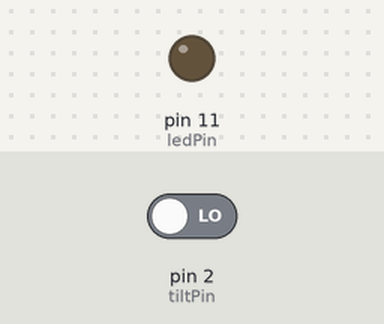
Simulated run of this sketch. Board: Arduino Uno, built with avr-gcc and run on an emulated ATmega328P. Shown: output pins drawn as LEDs (lit = HIGH). Inputs (shaded band) come from the test bench; at power-on: pin 2 (tiltPin) LOW.

Above: at 1.2 s.
1.3 s: pin 2 (tiltPin) driven HIGH
At 2.4 s:
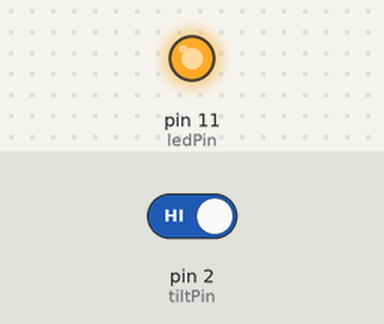
2.8 s: pin 2 (tiltPin) driven LOW
At 3.5 s:
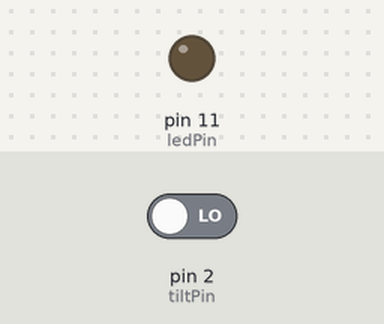
Timing chart, 0 to 5.8 s (numbered marks = the images above; inputs shaded):
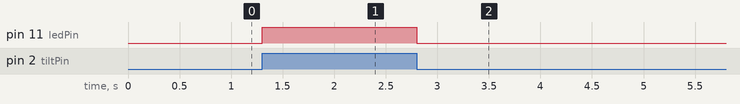

Measured:
- after the input at 1.3 s, pin 11 (ledPin): LOW → HIGH at once
- after the input at 2.8 s, pin 11 (ledPin): HIGH → LOW at once

The sketch:

SensorTilt.ino
```cpp
// definir o número dos pinos
const int tiltPin = 2; // o numero do pino utilizado pelo sensor tilt
const int ledPin =  11; // o numero do pino utilizado pelo led

// variavel de mudança de inclinaçao:
int sensorState = 0; // variável para ler o status do sensor tilt

void setup() {
pinMode(ledPin, OUTPUT); // indicar o pino do led como uma saída
pinMode(tiltPin, INPUT); // indicar o pino do sensor tilt como uma entrada
}

void loop(){
sensorState = digitalRead(tiltPin); // ler o estado do valor do sensor tilt

// verificar se o sensor esta com inclinaçao para o terminal dourado.
// se sim, o estado do sensor é inclinado:
if (sensorState == HIGH) {
digitalWrite(ledPin, HIGH); // entao acende o led
}
else {
digitalWrite(ledPin, LOW); // se não, led apagado:
}
}
```
